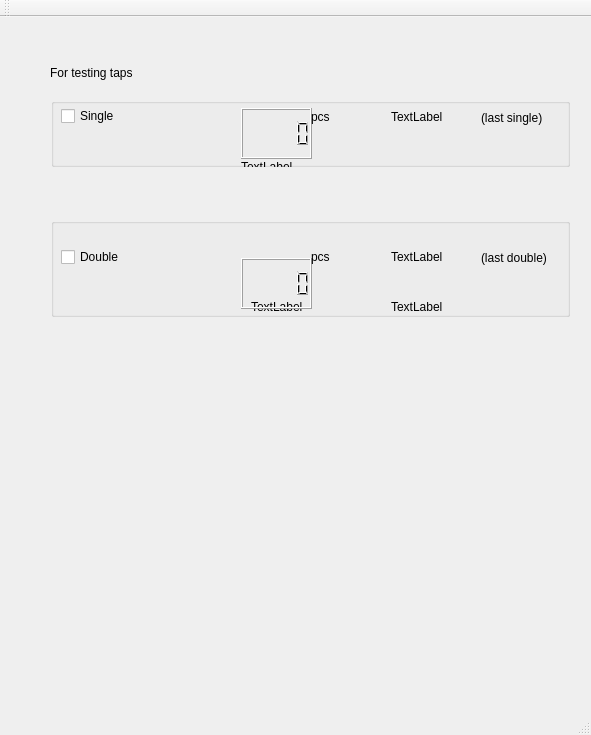
<?xml version="1.0" encoding="UTF-8"?>
<ui version="4.0">
 <class>MainWindow</class>
 <widget class="QMainWindow" name="MainWindow">
  <property name="geometry">
   <rect>
    <x>0</x>
    <y>0</y>
    <width>591</width>
    <height>735</height>
   </rect>
  </property>
  <property name="windowTitle">
   <string>MainWindow</string>
  </property>
  <widget class="QWidget" name="centralWidget">
   <widget class="QLabel" name="label">
    <property name="geometry">
     <rect>
      <x>50</x>
      <y>20</y>
      <width>301</width>
      <height>71</height>
     </rect>
    </property>
    <property name="text">
     <string>For testing taps</string>
    </property>
   </widget>
   <widget class="QWidget" name="horizontalLayoutWidget">
    <property name="geometry">
     <rect>
      <x>40</x>
      <y>70</y>
      <width>541</width>
      <height>91</height>
     </rect>
    </property>
    <layout class="QHBoxLayout" name="horizontalLayout">
     <item>
      <widget class="QGroupBox" name="groupBox">
       <property name="title">
        <string/>
       </property>
       <widget class="QCheckBox" name="singleCheckBox">
        <property name="geometry">
         <rect>
          <x>10</x>
          <y>10</y>
          <width>71</width>
          <height>16</height>
         </rect>
        </property>
        <property name="maximumSize">
         <size>
          <width>71</width>
          <height>16</height>
         </size>
        </property>
        <property name="text">
         <string>Single</string>
        </property>
       </widget>
       <widget class="QLabel" name="singleDirection">
        <property name="geometry">
         <rect>
          <x>190</x>
          <y>60</y>
          <width>62</width>
          <height>17</height>
         </rect>
        </property>
        <property name="maximumSize">
         <size>
          <width>62</width>
          <height>17</height>
         </size>
        </property>
        <property name="text">
         <string>TextLabel</string>
        </property>
       </widget>
       <widget class="QLCDNumber" name="singleLCD">
        <property name="geometry">
         <rect>
          <x>190</x>
          <y>10</y>
          <width>71</width>
          <height>51</height>
         </rect>
        </property>
       </widget>
       <widget class="QLabel" name="singleTime">
        <property name="geometry">
         <rect>
          <x>340</x>
          <y>10</y>
          <width>62</width>
          <height>17</height>
         </rect>
        </property>
        <property name="text">
         <string>TextLabel</string>
        </property>
       </widget>
       <widget class="QLabel" name="lastSingle">
        <property name="geometry">
         <rect>
          <x>430</x>
          <y>10</y>
          <width>81</width>
          <height>20</height>
         </rect>
        </property>
        <property name="text">
         <string>(last single)</string>
        </property>
       </widget>
       <widget class="QLabel" name="singlePcs">
        <property name="geometry">
         <rect>
          <x>260</x>
          <y>10</y>
          <width>21</width>
          <height>17</height>
         </rect>
        </property>
        <property name="text">
         <string>pcs</string>
        </property>
       </widget>
       <widget class="QLabel" name="singleFrequency">
        <property name="geometry">
         <rect>
          <x>340</x>
          <y>70</y>
          <width>131</width>
          <height>17</height>
         </rect>
        </property>
        <property name="text">
         <string>TextLabel</string>
        </property>
       </widget>
      </widget>
     </item>
    </layout>
   </widget>
   <widget class="QWidget" name="horizontalLayoutWidget_2">
    <property name="geometry">
     <rect>
      <x>40</x>
      <y>190</y>
      <width>541</width>
      <height>121</height>
     </rect>
    </property>
    <layout class="QHBoxLayout" name="horizontalLayout_2">
     <item>
      <widget class="QGroupBox" name="groupBox_2">
       <property name="title">
        <string/>
       </property>
       <widget class="QCheckBox" name="doubleCheckBox">
        <property name="geometry">
         <rect>
          <x>10</x>
          <y>30</y>
          <width>71</width>
          <height>18</height>
         </rect>
        </property>
        <property name="maximumSize">
         <size>
          <width>71</width>
          <height>18</height>
         </size>
        </property>
        <property name="text">
         <string>Double</string>
        </property>
       </widget>
       <widget class="QLabel" name="doubleDirection">
        <property name="geometry">
         <rect>
          <x>200</x>
          <y>80</y>
          <width>62</width>
          <height>17</height>
         </rect>
        </property>
        <property name="maximumSize">
         <size>
          <width>62</width>
          <height>17</height>
         </size>
        </property>
        <property name="text">
         <string>TextLabel</string>
        </property>
       </widget>
       <widget class="QLCDNumber" name="doubleLCD">
        <property name="geometry">
         <rect>
          <x>190</x>
          <y>40</y>
          <width>71</width>
          <height>51</height>
         </rect>
        </property>
       </widget>
       <widget class="QLabel" name="doubleTime">
        <property name="geometry">
         <rect>
          <x>340</x>
          <y>30</y>
          <width>62</width>
          <height>17</height>
         </rect>
        </property>
        <property name="text">
         <string>TextLabel</string>
        </property>
       </widget>
       <widget class="QLabel" name="lastDouble">
        <property name="geometry">
         <rect>
          <x>430</x>
          <y>30</y>
          <width>81</width>
          <height>20</height>
         </rect>
        </property>
        <property name="text">
         <string>(last double)</string>
        </property>
       </widget>
       <widget class="QLabel" name="doublePcs">
        <property name="geometry">
         <rect>
          <x>260</x>
          <y>30</y>
          <width>21</width>
          <height>17</height>
         </rect>
        </property>
        <property name="text">
         <string>pcs</string>
        </property>
       </widget>
       <widget class="QLabel" name="doubleFrequency">
        <property name="geometry">
         <rect>
          <x>340</x>
          <y>80</y>
          <width>171</width>
          <height>17</height>
         </rect>
        </property>
        <property name="text">
         <string>TextLabel</string>
        </property>
       </widget>
      </widget>
     </item>
    </layout>
   </widget>
  </widget>
  <widget class="QToolBar" name="mainToolBar">
   <attribute name="toolBarArea">
    <enum>TopToolBarArea</enum>
   </attribute>
   <attribute name="toolBarBreak">
    <bool>false</bool>
   </attribute>
  </widget>
  <widget class="QStatusBar" name="statusBar"/>
 </widget>
 <layoutdefault spacing="6" margin="11"/>
 <resources/>
 <connections/>
</ui>
